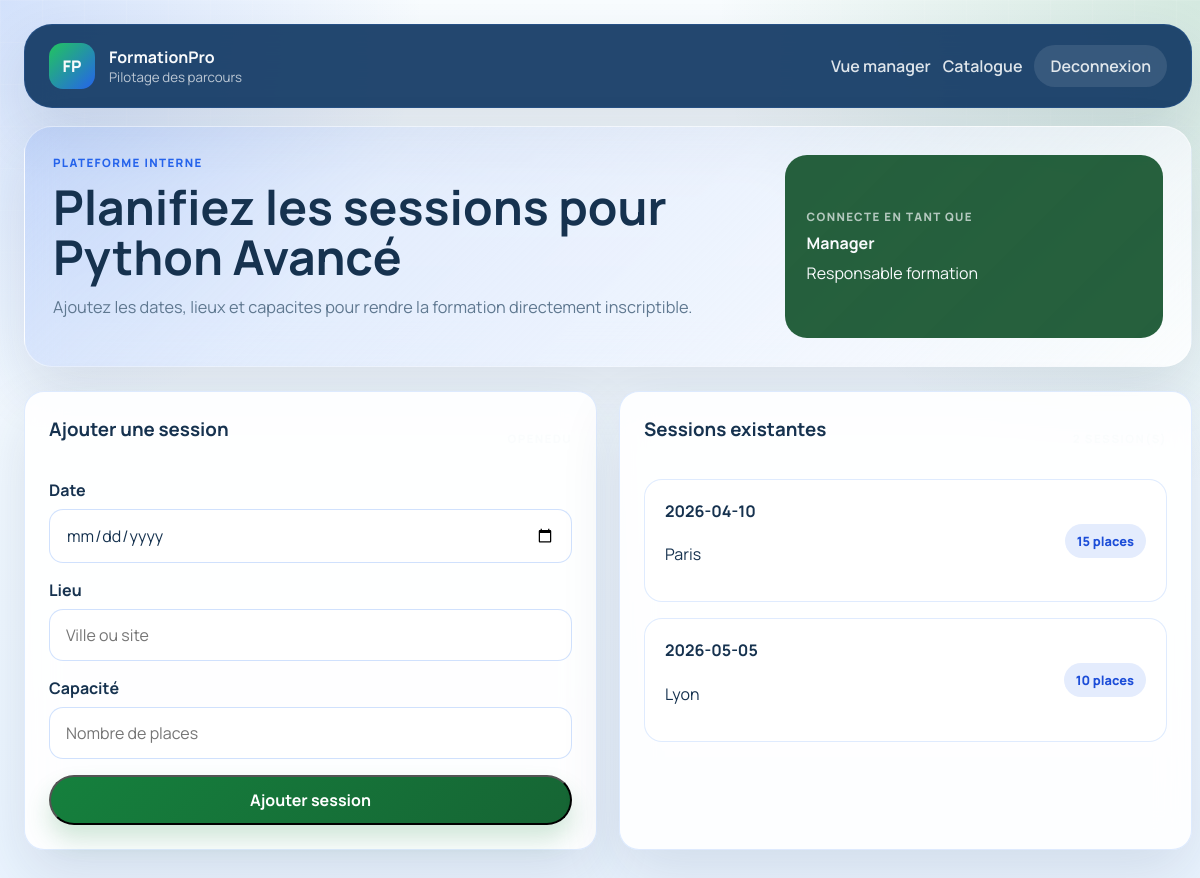
Screenshot of /manager/sessions/1 (signed in) with the database file from the repository.
### app/models/training.py (models this page shows)
class Training(db.Model):
    __tablename__ = "trainings"
    id = db.Column(db.Integer, primary_key=True)
    titre = db.Column(db.String(200), nullable=False)
    description = db.Column(db.Text, nullable=False)
    organisme = db.Column(db.String(200), nullable=False)
    sessions = db.relationship("Session", back_populates="training", cascade="all, delete-orphan")
    feedbacks = db.relationship("Feedback", back_populates="training", cascade="all, delete-orphan")
    invoices = db.relationship("Invoice", back_populates="training", cascade="all, delete-orphan")
    requests = db.relationship("TrainingRequest", back_populates="training")

class Session(db.Model):
    __tablename__ = "sessions"
    id = db.Column(db.Integer, primary_key=True)
    training_id = db.Column(db.Integer, db.ForeignKey("trainings.id"), nullable=False)
    date = db.Column(db.Date, nullable=False)
    lieu = db.Column(db.String(200), nullable=False)
    capacite = db.Column(db.Integer, nullable=False)
    training = db.relationship("Training", back_populates="sessions")
    enrollments = db.relationship("Enrollment", back_populates="session", cascade="all, delete-orphan")

### app/models/user.py (models this page shows, shortened)
class User(db.Model, UserMixin):
    __tablename__ = "users"
    id = db.Column(db.Integer, primary_key=True)
    nom = db.Column(db.String(120), nullable=False)
    email = db.Column(db.String(120), unique=True, nullable=False)
    mot_de_passe = db.Column(db.String(255), nullable=False)
    role = db.Column(db.String(20), nullable=False, default="EMPLOYEE")
    training_requests = db.relationship("TrainingRequest", back_populates="employee", cascade="all, delete-orphan")
    feedbacks = db.relationship("Feedback", back_populates="employee", cascade="all, delete-orphan")

### app/routes/manager.py (the view)
@manager_bp.route("/sessions/<int:training_id>", methods=["GET", "POST"])
@login_required
@role_required("MANAGER")
def sessions(training_id):
    training = Training.query.get_or_404(training_id)
    form = SessionForm()
    if form.validate_on_submit():
        session = Session(training_id=training_id, date=form.date.data, lieu=form.lieu.data, capacite=form.capacite.data)
        db.session.add(session)
        db.session.commit()
        flash("Session ajoutee", "success")
        return redirect(url_for("manager.sessions", training_id=training_id))
    return render_template("sessions_manager.html", training=training, form=form)

### app/forms/training.py
class SessionForm(FlaskForm):
    date = DateField("Date", validators=[DataRequired()])
    lieu = StringField("Lieu", validators=[DataRequired(), Length(max=200)])
    capacite = IntegerField("Capacité", validators=[DataRequired(), NumberRange(min=1)])
    submit = SubmitField("Ajouter session")

### app/models/user.py (called while the page is built)
@login_manager.user_loader
def load_user(user_id):
    return User.query.get(int(user_id))

### app/utils/security.py (called while the page is built)
def role_required(role):
    def decorator(fn):
        @wraps(fn)
        def wrapper(*args, **kwargs):
            if not current_user.is_authenticated or current_user.role != role:
                abort(403)
            return fn(*args, **kwargs)
        return wrapper
    return decorator

### app/templates/sessions_manager.html (shortened to what this page needs)
{% extends 'base.html' %}
{% block hero_title %}Planifiez les sessions pour {{ training.titre }}{% endblock %}
{% block hero_copy %}Ajoutez les dates, lieux et capacites pour rendre la formation directement inscriptible.{% endblock %}
{% block content %}
<div class="content-grid two-columns">
    <section class="panel reveal-on-load">
        <div class="panel-head">
            <h3>Ajouter une session</h3>
            <span class="panel-kicker">{{ training.organisme }}</span>
        </div>
        <form method="post" class="stack-md">
            <div class="form-group">
                {{ form.date.label(class_='form-label') }}
                {{ form.date(class_='form-control') }}
            </div>
            <div class="form-group">
                {{ form.lieu.label(class_='form-label') }}
                {{ form.lieu(class_='form-control', placeholder='Ville ou site') }}
            </div>
            <div class="form-group">
                {{ form.capacite.label(class_='form-label') }}
                {{ form.capacite(class_='form-control', placeholder='Nombre de places') }}
            </div>
            {{ form.submit(class_='btn btn-primary') }}
        </form>
    </section>
    <section class="panel reveal-on-load">
        <div class="panel-head">
            <h3>Sessions existantes</h3>
            <span class="panel-kicker">{{ training.sessions|length }} session(s)</span>
        </div>
        <div class="stack-md">
            {% for s in training.sessions %}
            <article class="training-list-card">
                <div>
                    <h4>{{ s.date }}</h4>
                    <p>{{ s.lieu }}</p>
                </div>
                <span class="tag">{{ s.capacite }} places</span>
            </article>
            {% else %}
            <div class="empty-state">Aucune session planifiee.</div>
            {% endfor %}
        </div>
    </section>
</div>
{% endblock %}

### app/templates/base.html (shortened to what this page needs)
<!DOCTYPE html>
<html lang="fr">
<head>
    <link rel="stylesheet" href="{{ url_for('static', filename='css/style.css') }}">
</head>
<body>
    <div class="page-shell">
        <header class="site-header">
            <nav class="navbar">
                <a class="brand" href="{{ url_for('auth.index') }}">
                    <span class="brand-mark">FP</span>
                    <span>
                        <strong>FormationPro</strong>
                        <small>Pilotage des parcours</small>
                    </span>
                </a>
                <div class="nav-links">
                    {% if current_user.is_authenticated %}
                        {% if current_user.role == 'MANAGER' %}
                            <a href="{{ url_for('manager.dashboard') }}">Vue manager</a>
                            <a href="{{ url_for('manager.catalogue_manager') }}">Catalogue</a>
                        {% else %}
                            <a href="{{ url_for('employee.dashboard') }}">Mon espace</a>
                            <a href="{{ url_for('employee.catalogue') }}">Catalogue</a>
                            <a href="{{ url_for('employee.suivi') }}">Suivi</a>
                        {% endif %}
                        <a class="nav-pill" href="{{ url_for('auth.logout') }}">Deconnexion</a>
                    {% else %}
                        <a href="{{ url_for('auth.register') }}">Creer un compte</a>
                        <a class="nav-pill" href="{{ url_for('auth.login') }}">Connexion</a>
                    {% endif %}
                </div>
            </nav>
            {% if current_user.is_authenticated %}
            <section class="hero hero-compact reveal-on-load">
                <div>
                    <p class="eyebrow">Plateforme interne</p>
                    <h1>{% block hero_title %}Centralisez vos demandes, sessions et validations{% endblock %}</h1>
                    <p class="hero-copy">{% block hero_copy %}Un espace plus lisible pour fluidifier le suivi des formations cote employe comme cote manager.{% endblock %}</p>
                </div>
                <div class="hero-panel">
                    <span class="hero-panel-label">Connecte en tant que</span>
                    <strong>{{ current_user.nom }}</strong>
                    <span>{{ 'Responsable formation' if current_user.role == 'MANAGER' else 'Employe' }}</span>
                </div>
            </section>
            {% endif %}
        </header>
        <main class="container">
            {% block content %}{% endblock %}
        </main>
    </div>
</body>
</html>

### rows the page displays
Training: titre "Python Avancé"
User: nom "Manager", role "Responsable formation"

### other values shown
{{ s.date }} "2026-04-10"
{{ s.lieu }} "Paris"
{{ s.capacite }} "15"
{{ s.date }} "2026-05-05"
{{ s.lieu }} "Lyon"
{{ s.capacite }} "10"
